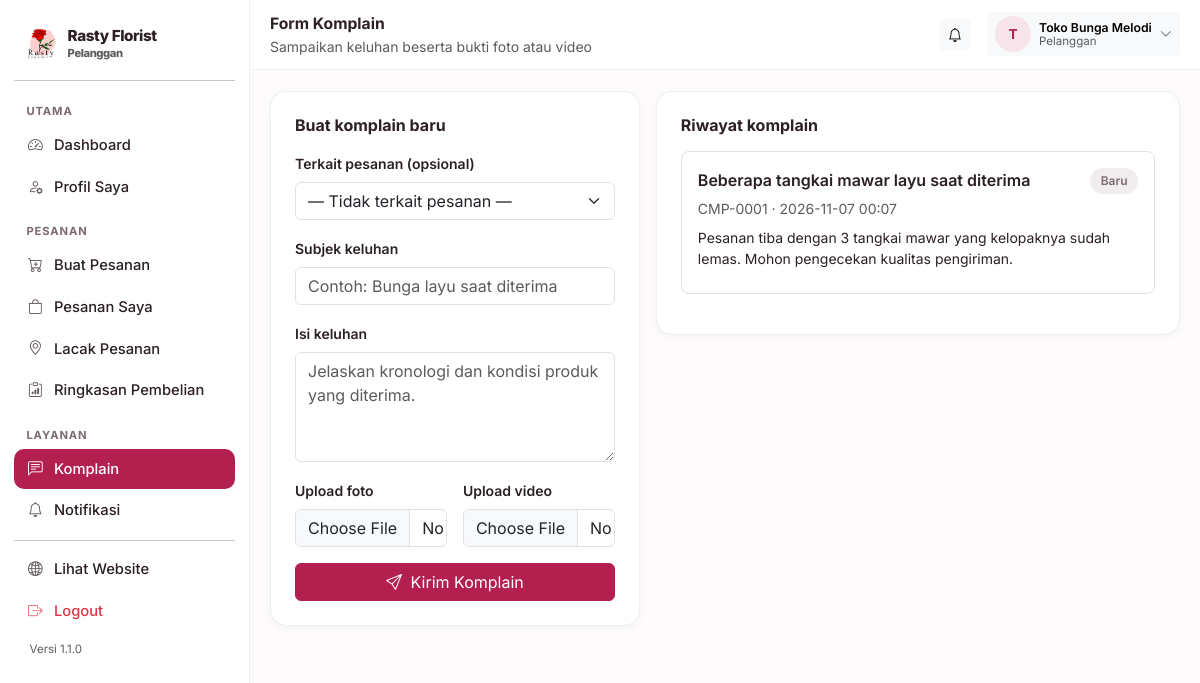
The app's page /pelanggan/komplain (signed in) with its own data.
### tables this page shows
CREATE TABLE settings (
    key TEXT PRIMARY KEY,
    value TEXT
);

CREATE TABLE users (
    id INTEGER PRIMARY KEY AUTOINCREMENT,
    username TEXT UNIQUE NOT NULL,
    password_hash TEXT NOT NULL,
    nama TEXT NOT NULL,
    role TEXT NOT NULL,
    telepon TEXT DEFAULT '',
    email TEXT DEFAULT '',
    alamat TEXT DEFAULT '',
    aktif INTEGER NOT NULL DEFAULT 1,
    created_at TEXT NOT NULL
);

CREATE TABLE complaints (
    id INTEGER PRIMARY KEY AUTOINCREMENT,
    kode TEXT UNIQUE NOT NULL,
    user_id INTEGER,
    order_id INTEGER,
    nama_pelanggan TEXT DEFAULT '',
    subjek TEXT NOT NULL,
    isi TEXT NOT NULL,
    foto TEXT DEFAULT '',
    video TEXT DEFAULT '',
    status TEXT NOT NULL DEFAULT 'Baru',
    tanggapan TEXT DEFAULT '',
    created_at TEXT NOT NULL,
    updated_at TEXT NOT NULL
, kategori TEXT DEFAULT 'Lainnya', kompensasi TEXT DEFAULT 'Tidak Ada', nominal INTEGER NOT NULL DEFAULT 0);

### blueprints/customer.py (the view, shortened to what this page needs)
@bp.route("/komplain", methods=["GET", "POST"])
def complaints():
    user = helpers.current_user()
    return render_template(
        "customer/complaints.html",
        rows=database.query("SELECT * FROM complaints WHERE user_id = ? ORDER BY id DESC", (user["id"],)),
        orders=database.query("SELECT id, kode FROM orders WHERE user_id = ? ORDER BY id DESC", (user["id"],)))

### blueprints/customer.py (called while the page is built)
@bp.before_request
@helpers.role_required("pelanggan")
def guard():
    pass

### db.py (called while the page is built)
def invoice_logo_px(settings=None):
    ukuran = (settings or all_settings()).get("invoice_logo_ukuran", "sedang")
    for kunci, _label, px in INVOICE_LOGO_UKURAN:
        if kunci == ukuran:
            return px
    return 64

def katalog_dari(settings):
    return {key: settings.get(key, "1") == "1" for key, _label, _ket in KATALOG_SEKSI}

def pengiriman_metode(settings=None):
    data = settings or all_settings()
    aktif = [label for key, label, _ket in PENGIRIMAN_METODE
             if data.get(key, "1") == "1"]
    return aktif or [PENGIRIMAN_METODE[1][1]]

def jam_harian(settings=None):
    data = settings or all_settings()
    hasil = {}
    for key, _label in HARI:
        buka, tutup = JAM_BAWAAN[key]
        hasil[key] = (data.get("jam_buka_" + key, buka), data.get("jam_tutup_" + key, tutup))
    return hasil

def jam_dari(settings):
    return {key: (settings.get("jam_buka_" + key, JAM_BAWAAN[key][0]),
                  settings.get("jam_tutup_" + key, JAM_BAWAAN[key][1]))
            for key, _label in HARI}

def _jam_teks(nilai):
    return nilai.replace(":", ".")

def jam_daftar(settings=None):
    data = settings or all_settings()
    jam = jam_dari(data)
    rows = []
    for key, label in HARI:
        buka, tutup = jam[key]
        rows.append({
            "key": key,
            "label": label,
            "buka": buka,
            "tutup": tutup,
            "tutup_hari": buka == tutup or not buka or not tutup,
            "teks": "%s – %s WIB" % (_jam_teks(buka), _jam_teks(tutup)),
        })
    return rows

def jam_ringkas(settings=None):
    rows = jam_daftar(settings)
    grup = []
    for row in rows:
        nilai = "Tutup" if row["tutup_hari"] else row["teks"]
        if grup and grup[-1][1] == nilai:
            grup[-1][2] = row["label"]
        else:
            grup.append([row["label"], nilai, row["label"]])
    hasil = []
    for awal, nilai, akhir in grup:
        label = awal if awal == akhir else "%s – %s" % (awal, akhir)
        hasil.append((label, nilai))
    return hasil

def toko_buka(settings=None, saat=None):
    saat = saat or datetime.now()
    key = HARI[saat.weekday()][0]
    buka, tutup = jam_harian(settings)[key]
    try:
        jam_buka = datetime.strptime(buka, "%H:%M").time()
        jam_tutup = datetime.strptime(tutup, "%H:%M").time()
    except ValueError:
        return False
    return jam_buka <= saat.time() <= jam_tutup

### templates/customer/complaints.html (shortened to what this page needs)
{% extends "panel_base.html" %}
{% block heading %}Form Komplain{% endblock %}
{% block subheading %}Sampaikan keluhan beserta bukti foto atau video{% endblock %}
{% block content %}
<div class="row g-3">
  <div class="col-lg-5">
    <div class="rf-card p-4">
      <h6 class="fw-bold mb-3">Buat komplain baru</h6>
      <form method="post" enctype="multipart/form-data" class="row g-3">
        <div class="col-12">
          <label class="form-label small fw-semibold">Terkait pesanan (opsional)</label>
          <select name="order_id" class="form-select">
            <option value="">— Tidak terkait pesanan —</option>
          </select>
        </div>
        <div class="col-12">
          <label class="form-label small fw-semibold">Subjek keluhan</label>
          <input name="subjek" class="form-control" required maxlength="120"
                 placeholder="Contoh: Bunga layu saat diterima">
        </div>
        <div class="col-12">
          <label class="form-label small fw-semibold">Isi keluhan</label>
          <textarea name="isi" class="form-control" rows="4" required
                    placeholder="Jelaskan kronologi dan kondisi produk yang diterima."></textarea>
        </div>
        <div class="col-md-6">
          <label class="form-label small fw-semibold">Upload foto</label>
          <input type="file" name="foto" class="form-control" accept="image/*">
        </div>
        <div class="col-md-6">
          <label class="form-label small fw-semibold">Upload video</label>
          <input type="file" name="video" class="form-control" accept="video/*">
        </div>
        <div class="col-12">
          <button class="btn btn-primary w-100"><i class="bi bi-send me-1"></i> Kirim Komplain</button>
        </div>
      </form>
    </div>
  </div>
  <div class="col-lg-7">
    <div class="rf-card p-4">
      <h6 class="fw-bold mb-3">Riwayat komplain</h6>
      {% for c in rows %}
      <div class="border rounded-3 p-3 mb-3">
        <div class="d-flex justify-content-between gap-2 mb-1">
          <div class="fw-semibold">{{ c.subjek }}</div>
          <span class="rf-chip {{ 'gray' if c.status == 'Baru' }}">{{ c.status }}</span>
        </div>
        <div class="small text-muted mb-2">{{ c.kode }} · {{ c.created_at[:16] }}</div>
        <p class="small mb-2">{{ c.isi }}</p>
      </div>
      {% else %}
      <div class="rf-empty">Belum ada komplain.</div>
      {% endfor %}
    </div>
  </div>
</div>
{% endblock %}

### templates/panel_base.html (shortened to what this page needs)
<!doctype html>
<html lang="id">
<head>
  <link href="https://cdn.jsdelivr.net/npm/bootstrap@5.3.3/dist/css/bootstrap.min.css" rel="stylesheet">
  <link href="https://cdn.jsdelivr.net/npm/bootstrap-icons@1.11.3/font/bootstrap-icons.min.css" rel="stylesheet">
</head>
<body>
<div class="rf-shell">
  <aside class="rf-sidebar" id="rfSidebar">
    <a href="{{ panel_url }}" class="d-flex align-items-center gap-2 rf-brand px-2 py-2 mb-2">
      {% if settings.logo %}
        <img src="{{ url_for('static', filename='uploads/' + settings.logo) }}" alt="Logo">
      {% else %}
        <span class="rf-brand-mark">R</span>
      {% endif %}
      <div>
        <div style="font-size:.95rem;line-height:1.1">{{ settings.nama_toko }}</div>
        <div class="small text-muted" style="font-size:.7rem">{{ ROLE_LABEL.get(current_user.role, '') }}</div>
      </div>
    </a>
    <hr class="my-2">
    <ul class="nav flex-column">
      {% for grup, item_menu in menu %}
        {% set visible = item_menu | selectattr('2', 'in', features_aktif) | list %}
        {% if visible %}
          <li class="rf-sidebar-head">{{ grup }}</li>
          {% for label, endpoint, fitur, ikon in visible %}
          <li class="nav-item">
            <a class="nav-link {% if request.endpoint == endpoint %}active{% endif %}" href="{{ url_for(endpoint) }}">
              <span class="rf-ico"><i class="bi bi-{{ ikon }}"></i></span>
              <span>{{ label }}</span>
            </a>
          </li>
          {% endfor %}
        {% endif %}
      {% endfor %}
    </ul>
    <hr class="my-2">
    <ul class="nav flex-column">
      <li class="nav-item">
        <a class="nav-link" href="{{ url_for('public.index') }}" target="_blank">
          <span class="rf-ico"><i class="bi bi-globe2"></i></span><span>Lihat Website</span>
        </a>
      </li>
      <li class="nav-item">
        <a class="nav-link text-danger" href="{{ url_for('auth.logout') }}">
          <span class="rf-ico"><i class="bi bi-box-arrow-right"></i></span><span>Logout</span>
        </a>
      </li>
    </ul>
    <div class="px-3 pt-2 pb-3 small text-muted" style="font-size:.72rem">
      Versi {{ APP_VERSION }}
    </div>
  </aside>
  <div class="rf-main">
    <div class="rf-topbar">
      <div class="flex-grow-1">
        <div class="fw-bold" style="font-size:.98rem">{% block heading %}Panel{% endblock %}</div>
        <div class="small text-muted">{% block subheading %}{% endblock %}</div>
      </div>
      <a href="{{ notif_url or url_for('public.index') }}" class="btn btn-sm btn-light position-relative">
        <i class="bi bi-bell"></i>
      </a>
      <div class="dropdown">
        <button class="btn btn-sm btn-light d-flex align-items-center gap-2 border-0" type="button"
                data-bs-toggle="dropdown" data-bs-display="static" aria-expanded="false">
          <span class="rf-avatar">{{ current_user.nama[:1]|upper }}</span>
          <span class="d-none d-md-block small text-start" style="line-height:1.1">
            <span class="fw-semibold d-block">{{ current_user.nama }}</span>
            <span class="text-muted d-block" style="font-size:.72rem">{{ ROLE_LABEL.get(current_user.role, '') }}</span>
          </span>
          <i class="bi bi-chevron-down small text-muted"></i>
        </button>
      </div>
    </div>
    <div class="rf-content">
      {% block content %}{% endblock %}
    </div>
  </div>
</div>
</body>
</html>

### records on screen
settings: value (picture)
settings: nama_toko "Rasty Florist"
users: get "Pelanggan", nama "T", nama "Toko Bunga Melodi"
complaints: subjek "Beberapa tangkai mawar layu saat diterima", status "Baru", kode "CMP-0001", created_at "2026-11-07 00:07", isi "Pesanan tiba dengan 3 tangkai mawar yang kelopaknya sudah lemas. Mohon pengecekan kualitas pengiriman."

### other values on screen
{{ grup }} "UTAMA" "PESANAN" "LAYANAN"
{{ label }} "Dashboard" "Profil Saya" "Buat Pesanan" "Pesanan Saya" "Lacak Pesanan" "Ringkasan Pembelian" "Komplain" "Notifikasi"
{{ APP_VERSION }} "1.1.0"
